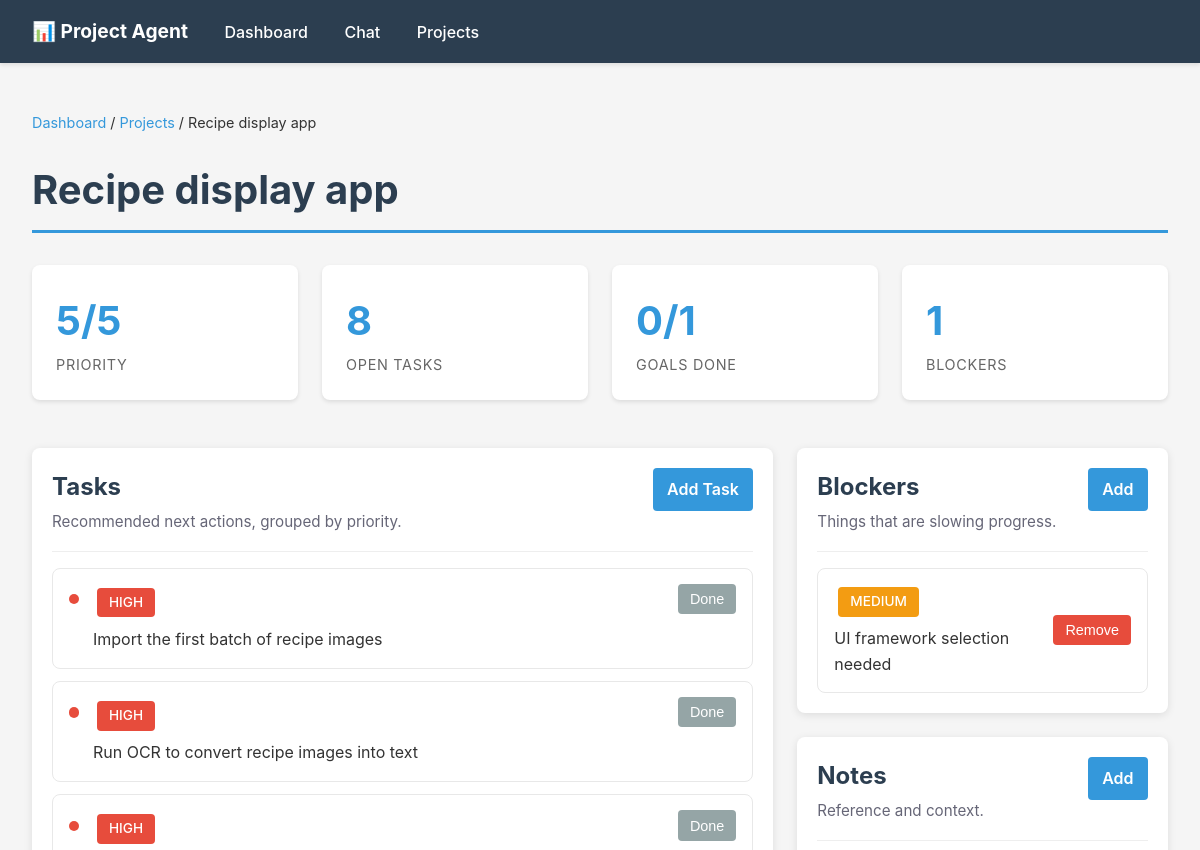
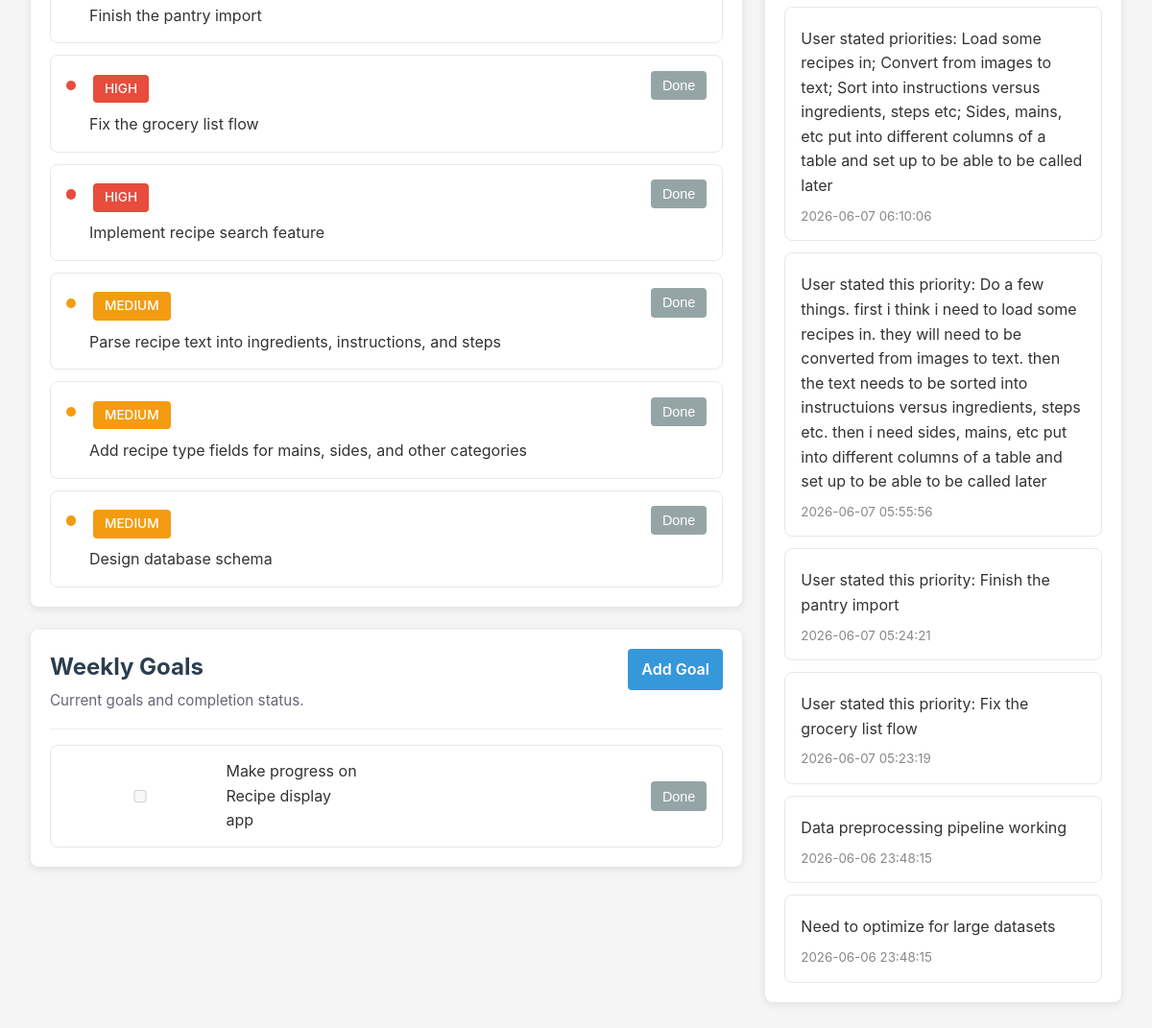
The app's page /projects/2 with its own data (2 pictures, top to bottom).
### tables this page shows
CREATE TABLE projects (
                id INTEGER PRIMARY KEY AUTOINCREMENT,
                name TEXT UNIQUE NOT NULL,
                status TEXT DEFAULT 'active',
                created_at TEXT DEFAULT CURRENT_TIMESTAMP,
                updated_at TEXT DEFAULT CURRENT_TIMESTAMP
            , description TEXT DEFAULT '', priority_score INTEGER DEFAULT 3, focus_reason TEXT DEFAULT '');

CREATE TABLE recommended_actions (
                id INTEGER PRIMARY KEY AUTOINCREMENT,
                project_id INTEGER NOT NULL,
                action TEXT NOT NULL,
                priority TEXT DEFAULT 'medium',
                created_at TEXT DEFAULT CURRENT_TIMESTAMP, sort_order INTEGER DEFAULT 100, status TEXT DEFAULT 'open', completed_at TEXT DEFAULT '',
                FOREIGN KEY (project_id) REFERENCES projects(id) ON DELETE CASCADE
            );

CREATE TABLE weekly_goals (
                id INTEGER PRIMARY KEY AUTOINCREMENT,
                project_id INTEGER NOT NULL,
                goal TEXT NOT NULL,
                completed BOOLEAN DEFAULT 0,
                week_start TEXT NOT NULL,
                created_at TEXT DEFAULT CURRENT_TIMESTAMP,
                FOREIGN KEY (project_id) REFERENCES projects(id) ON DELETE CASCADE
            );

CREATE TABLE blockers (
                id INTEGER PRIMARY KEY AUTOINCREMENT,
                project_id INTEGER NOT NULL,
                description TEXT NOT NULL,
                severity TEXT DEFAULT 'medium',
                created_at TEXT DEFAULT CURRENT_TIMESTAMP,
                FOREIGN KEY (project_id) REFERENCES projects(id) ON DELETE CASCADE
            );

CREATE TABLE notes (
                id INTEGER PRIMARY KEY AUTOINCREMENT,
                project_id INTEGER NOT NULL,
                content TEXT NOT NULL,
                created_at TEXT DEFAULT CURRENT_TIMESTAMP,
                FOREIGN KEY (project_id) REFERENCES projects(id) ON DELETE CASCADE
            );

### api.py (the view)
@app.get("/projects/{project_id}")
def project_detail(request: Request, project_id: int):
    project = dict_from_row(db.get_project_by_id(project_id))
    if not project:
        raise HTTPException(status_code=404, detail="Project not found")
    context = {
        "request": request,
        "project": project,
        "notes": dicts_from_rows(db.get_notes(project_id)),
        "actions": dicts_from_rows(db.get_recommended_actions(project_id)),
        "blockers": dicts_from_rows(db.get_blockers(project_id)),
        "goals": dicts_from_rows(db.get_weekly_goals(project_id)),
    }
    template = jinja_env.get_template("project_detail.html")
    html = template.render(context)
    return HTMLResponse(html)

### templates/project_detail.html (shortened to what this page needs)
{% extends "base.html" %}
{% block content %}
<div class="breadcrumb">
    <a href="/">Dashboard</a> / <a href="/projects">Projects</a> / {{ project.name }}
</div>
<h1>{{ project.name }}</h1>
<div class="dashboard-grid compact-metrics">
    <div class="metric">
        <div class="metric-value">{{ project.priority_score }}/5</div>
        <div class="metric-label">Priority</div>
    </div>
    <div class="metric">
        <div class="metric-value">{{ actions|selectattr('status', 'equalto', 'open')|list|length }}</div>
        <div class="metric-label">Open Tasks</div>
    </div>
    <div class="metric">
        <div class="metric-value">{{ goals|selectattr('completed')|list|length }}/{{ goals|length }}</div>
        <div class="metric-label">Goals Done</div>
    </div>
    <div class="metric">
        <div class="metric-value">{{ blockers|length }}</div>
        <div class="metric-label">Blockers</div>
    </div>
</div>
<div class="project-detail-layout">
    <main>
        <section class="detail-section">
            <div class="section-header">
                <div>
                    <h2>Tasks</h2>
                    <p class="section-subtitle">Recommended next actions, grouped by priority.</p>
                </div>
                <details class="inline-create">
                    <summary>Add Task</summary>
                </details>
            </div>
            {% set open_actions = actions|selectattr('status', 'equalto', 'open')|list %}
            {% set completed_actions = actions|selectattr('status', 'equalto', 'done')|list %}
            {% if open_actions %}
                <div class="task-list">
                    {% for action in open_actions %}
                        <article class="task-item priority-{{ action.priority }}">
                            <span class="priority-dot" aria-hidden="true"></span>
                            <div class="task-copy">
                                <span class="badge badge-{{ action.priority }}">{{ action.priority|upper }}</span>
                                <p>{{ action.action }}</p>
                            </div>
                            <form method="post" action="/projects/{{ project.id }}/actions/{{ action.id }}/complete" class="inline-form">
                                <button type="submit" class="secondary compact">Done</button>
                            </form>
                        </article>
                    {% endfor %}
                </div>
            {% else %}
                <div class="empty-state">
                    <p>No tasks yet.</p>
                </div>
            {% endif %}
        </section>
        <section class="detail-section">
            <div class="section-header">
                <div>
                    <h2>Weekly Goals</h2>
                    <p class="section-subtitle">Current goals and completion status.</p>
                </div>
                <details class="inline-create">
                    <summary>Add Goal</summary>
                </details>
            </div>
            {% if goals %}
                <div class="task-list">
                    {% for goal in goals %}
                        <article class="goal-row {% if goal.completed %}completed{% endif %}">
                            <div class="goal-copy">
                                <input type="checkbox" {% if goal.completed %}checked{% endif %} disabled>
                                <span>{{ goal.goal }}</span>
                            </div>
                            {% if not goal.completed %}
                                <form method="post" action="/projects/{{ project.id }}/goals/{{ goal.id }}/complete" class="inline-form">
                                    <button type="submit" class="secondary compact">Done</button>
                                </form>
                            {% endif %}
                        </article>
                    {% endfor %}
                </div>
            {% else %}
                <div class="empty-state">
                    <p>No weekly goals yet.</p>
                </div>
            {% endif %}
        </section>
    </main>
    <aside>
        <section class="detail-section">
            <div class="section-header">
                <div>
                    <h2>Blockers</h2>
                    <p class="section-subtitle">Things that are slowing progress.</p>
                </div>
                <details class="inline-create">
                    <summary>Add</summary>
                </details>
            </div>
            {% if blockers %}
                {% for blocker in blockers %}
                    <article class="side-item blocker-{{ blocker.severity }}">
                        <div>
                            <span class="badge badge-{{ blocker.severity }}">{{ blocker.severity|upper }}</span>
                            <p>{{ blocker.description }}</p>
                        </div>
                        <form method="post" action="/projects/{{ project.id }}/blockers/{{ blocker.id }}/delete" class="inline-form">
                            <button type="submit" class="danger compact">Remove</button>
                        </form>
                    </article>
                {% endfor %}
            {% else %}
                <div class="empty-state">
                    <p>No blockers.</p>
                </div>
            {% endif %}
        </section>
        <section class="detail-section">
            <div class="section-header">
                <div>
                    <h2>Notes</h2>
                    <p class="section-subtitle">Reference and context.</p>
                </div>
                <details class="inline-create">
                    <summary>Add</summary>
                </details>
            </div>
            {% if notes %}
                {% for note in notes %}
                    <article class="note-item">
                        <p>{{ note.content }}</p>
                        <small>{{ note.created_at }}</small>
                    </article>
                {% endfor %}
            {% else %}
                <div class="empty-state">
                    <p>No notes yet.</p>
                </div>
            {% endif %}
        </section>
    </aside>
</div>
{% endblock %}

### templates/base.html (style rules this page uses)
* { margin: 0; padding: 0; box-sizing: border-box; }
body { font-family: -apple-system, BlinkMacSystemFont, 'Segoe UI', 'Roboto', 'Oxygen', 'Ubuntu', 'Cantarell', sans-serif; background: #f5f5f5; color: #333; line-height: 1.6; }
h1, h2, h3 { margin: 1.5rem 0 1rem; color: #2c3e50; }
h1 { font-size: 2.5rem; border-bottom: 3px solid #3498db; padding-bottom: 0.5rem; }
h2 { font-size: 1.5rem; margin-top: 2rem; }
.dashboard-grid { display: grid; grid-template-columns: repeat(auto-fit, minmax(250px, 1fr)); gap: 1.5rem; margin: 2rem 0; }
.metric { background: white; padding: 1.5rem; border-radius: 8px; box-shadow: 0 2px 4px rgba(0,0,0,0.1); margin-bottom: 1rem; }
.metric-value { font-size: 2.5rem; font-weight: bold; color: #3498db; }
.metric-label { color: #666; font-size: 0.9rem; text-transform: uppercase; letter-spacing: 0.05em; }
.action-medium, .blocker-medium { border-left-color: #f39c12; background: #fef5e7; }
form { background: white; padding: 1.5rem; border-radius: 8px; margin: 1.5rem 0; box-shadow: 0 2px 8px rgba(0,0,0,0.1); }
input, textarea, select { width: 100%; padding: 0.75rem; border: 1px solid #ddd; border-radius: 4px; font-family: inherit; font-size: 1rem; }
button { background: #3498db; color: white; padding: 0.75rem 1.5rem; border: none; border-radius: 4px; cursor: pointer; font-weight: 500; transition: background 0.2s; }
button.secondary { background: #95a5a6; }
button.danger { background: #e74c3c; }
.breadcrumb { margin: 1rem 0; font-size: 0.9rem; }
.breadcrumb a { color: #3498db; text-decoration: none; }
.badge { display: inline-block; padding: 0.25rem 0.75rem; border-radius: 4px; font-size: 0.85rem; font-weight: 500; margin: 0.25rem; }
.badge-high { background: #e74c3c; color: white; }
.badge-medium { background: #f39c12; color: white; }
.compact-metrics { grid-template-columns: repeat(auto-fit, minmax(160px, 1fr)); }
.project-detail-layout { display: grid; grid-template-columns: minmax(0, 2fr) minmax(280px, 1fr); gap: 1.5rem; align-items: start; }
.detail-section { background: white; border-radius: 8px; padding: 1.25rem; margin-bottom: 1.5rem; box-shadow: 0 2px 8px rgba(0,0,0,0.1); }
.section-header { display: flex; justify-content: space-between; gap: 1rem; align-items: start; border-bottom: 1px solid #eee; padding-bottom: 1rem; margin-bottom: 1rem; }
.section-header h2 { margin: 0; }
.section-subtitle { color: #667; margin-top: 0.25rem; font-size: 0.95rem; }
.inline-create { position: relative; flex: 0 0 auto; }
.inline-create summary { background: #3498db; color: white; padding: 0.55rem 0.9rem; border-radius: 4px; cursor: pointer; font-weight: 600; list-style: none; }
.task-list { display: grid; gap: 0.75rem; }
.task-item { display: grid; grid-template-columns: 0.65rem minmax(0, 1fr) auto; gap: 0.85rem; align-items: start; padding: 0.95rem 1rem; border: 1px solid #e8e8e8; border-radius: 8px; background: #fff; }
.priority-dot { width: 0.65rem; height: 0.65rem; border-radius: 50%; margin-top: 0.65rem; background: #27ae60; }
.priority-high .priority-dot { background: #e74c3c; }
.priority-medium .priority-dot { background: #f39c12; }
.task-copy p, .side-item p, .note-item p { margin: 0.35rem 0 0; }
.goal-row, .side-item, .note-item { background: #fff; border: 1px solid #e8e8e8; border-radius: 8px; padding: 0.9rem 1rem; }
.goal-row, .side-item { display: flex; justify-content: space-between; gap: 1rem; align-items: center; }
.goal-copy { display: flex; gap: 0.75rem; align-items: center; min-width: 0; }
.note-item + .note-item, .side-item + .side-item { margin-top: 0.75rem; }
.note-item small { display: block; color: #888; margin-top: 0.5rem; }
.inline-form { background: none; box-shadow: none; padding: 0; margin: 0; }
button.compact { padding: 0.45rem 0.75rem; font-size: 0.9rem; }

### records on screen
projects: name "Recipe display app", priority_score "5"
recommended_actions: priority "HIGH", action "Import the first batch of recipe images"
recommended_actions: priority "HIGH", action "Run OCR to convert recipe images into text"
recommended_actions: priority "HIGH", action "Finish the pantry import"
recommended_actions: priority "HIGH", action "Fix the grocery list flow"
recommended_actions: priority "HIGH", action "Implement recipe search feature"
recommended_actions: priority "MEDIUM", action "Parse recipe text into ingredients, instructions, and steps"
recommended_actions: priority "MEDIUM", action "Add recipe type fields for mains, sides, and other categories"
recommended_actions: priority "MEDIUM", action "Design database schema"
weekly_goals: goal "Make progress on Recipe display app"
blockers: severity "MEDIUM", description "UI framework selection needed"
notes: content "User stated priorities: Load some recipes in; Convert from images to text; Sort into instructions versus ingredients, steps etc; Sides, mains, etc put into different columns of a table and set up to be able to be called later", created_at "2026-06-07 06:10:06"
notes: content "User stated this priority: Do a few things. first i think i need to load some recipes in. they will need to be converted from images to text. then the text needs to be sorted into instructuions versus ingredients, steps etc. then i need sides, mains, etc put into different columns of a table and set up to be able to be called later", created_at "2026-06-07 05:55:56"
notes: content "User stated this priority: Finish the pantry import", created_at "2026-06-07 05:24:21"
notes: content "User stated this priority: Fix the grocery list flow", created_at "2026-06-07 05:23:19"
notes: content "Data preprocessing pipeline working", created_at "2026-06-06 23:48:15"
notes: content "Need to optimize for large datasets", created_at "2026-06-06 23:48:15"

### other values on screen
{{ actions|selectattr('status', 'equalto', 'open')|list|length }} "8"
{{ goals|selectattr('completed')|list|length }} "0"
{{ goals|length }} "1"
{{ blockers|length }} "1"
